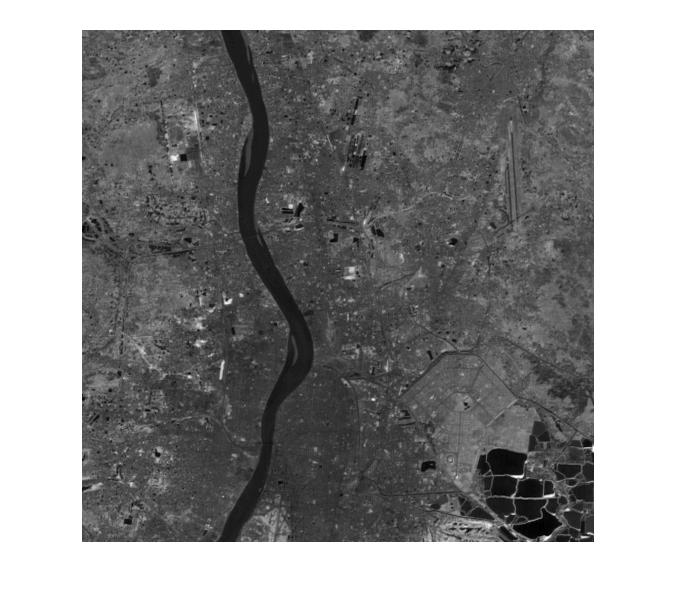
%> input picture AI Assignment_FaceRecog/4.jpg, 676 x 598 px
$ octave Untitled3.m   (GNU Octave 9; MATLAB toolbox functions it lacks are replaced by stand-ins)
%> lines starting %> are read from the running program, lines starting %| are printed output that depends on the picture
I = double(imread('4.jpg'));
%> I: size 598x676x3 double; min 0, max 255, mean 141; mean of the top-left, top-right, bottom-left and bottom-right quarters 135.8, 140.9, 142.2, 145.3
X = reshape(I,size(I,1)*size(I,2),3);
coeff = pca(X);
%> coeff = [0.577 0.816 -5.47e-13; 0.577 -0.408 0.707; 0.577 -0.408 -0.707]
Itransformed = X*coeff;
Ipc1 = reshape(Itransformed(:,1),size(I,1),size(I,2));
Ipc2 = reshape(Itransformed(:,2),size(I,1),size(I,2));
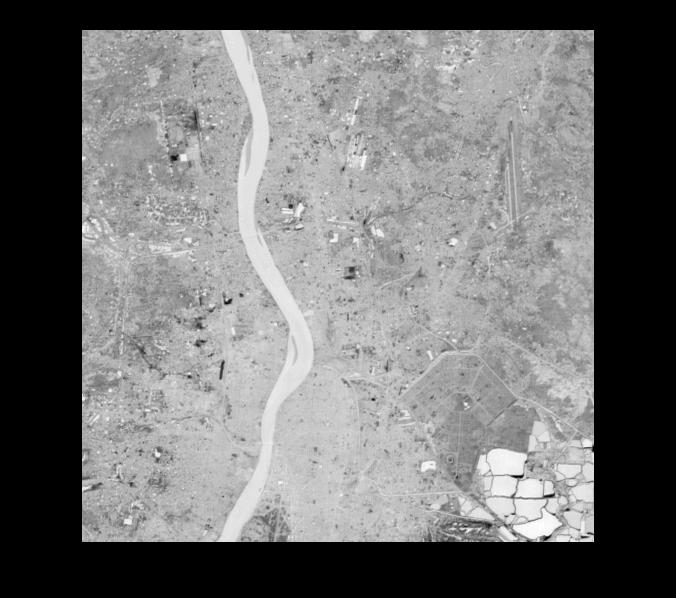
%> Ipc2: size 598x676 double; min -6.7e-10, max 0, mean -3.71e-10; drawn with min black and max white
Ipc3 = reshape(Itransformed(:,3),size(I,1),size(I,2));
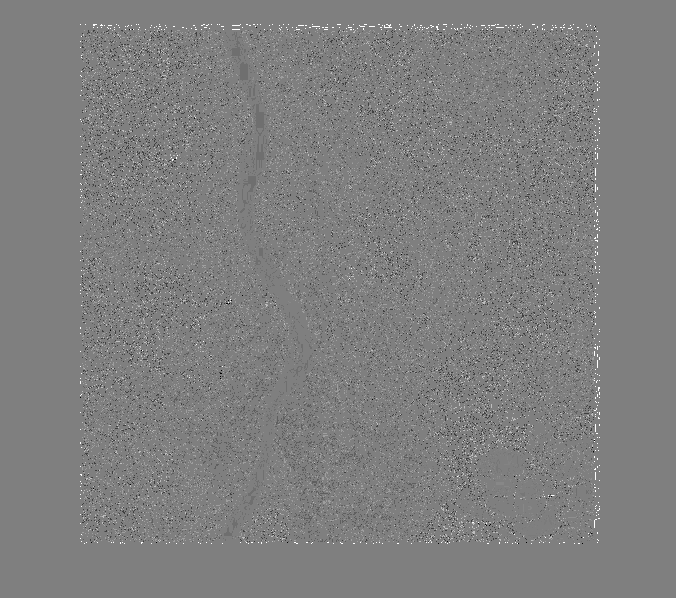
%> Ipc3: size 598x676 double; min -2.84e-14, max 2.84e-14, mean -9.48e-18; drawn with min black and max white
%Ipc4 = reshape(Itransformed(:,4), size(I,1), size(I,2));
figure, imshow(Ipc1,[]);
figure, imshow(Ipc2,[]);
figure, imshow(Ipc3,[])

% [30 lines of commented-out code are left out]

$ run again, with AI Assignment_FaceRecog/1.jpg copied over AI Assignment_FaceRecog/4.jpg
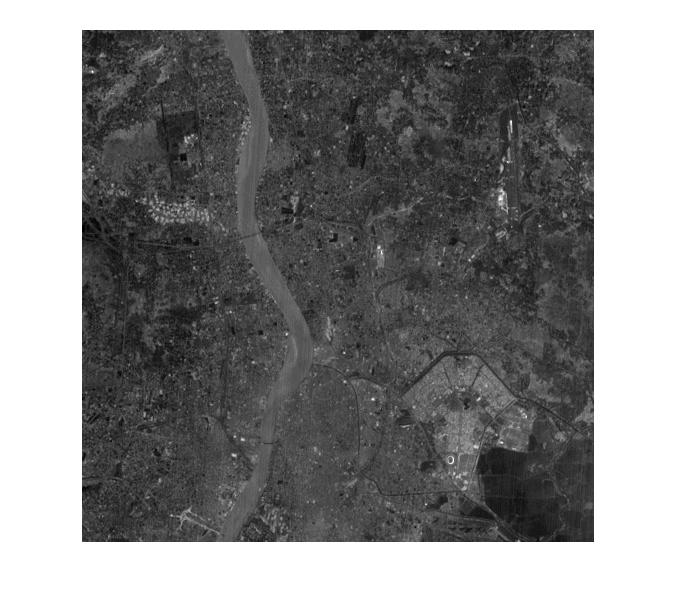
%> input picture AI Assignment_FaceRecog/1.jpg, 676 x 598 px
%> coeff = [0.577 0.816 -1.44e-12; 0.577 -0.408 -0.707; 0.577 -0.408 0.707]
%> `Ipc2 = reshape(Itransformed(:,2),size(I,1),size(I,2));`:
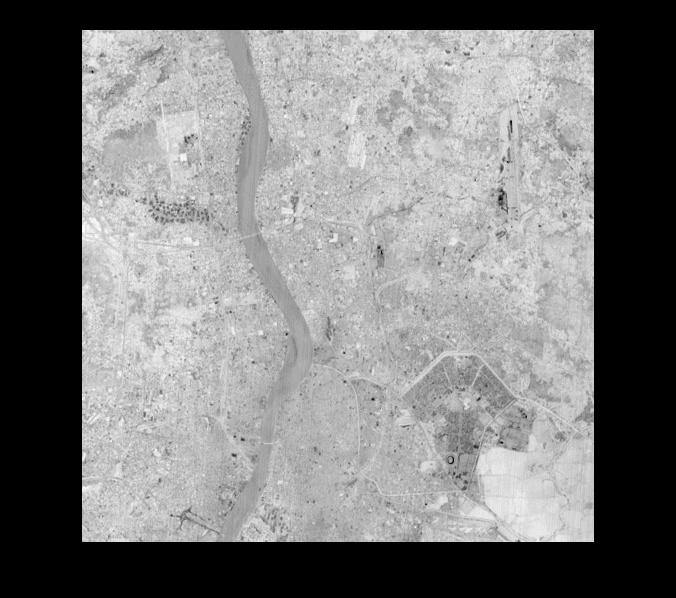
%> Ipc2: size 598x676 double; min -9.44e-10, max 0, mean -4.92e-10; drawn with min black and max white
%> `Ipc3 = reshape(Itransformed(:,3),size(I,1),size(I,2));`:
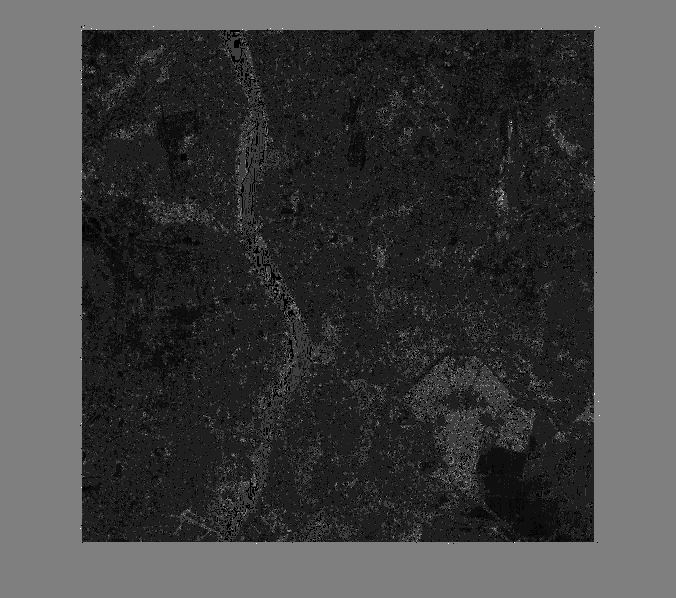
%> Ipc3: size 598x676 double; min 0, max 5.68e-14, mean 1.49e-14; drawn with min black and max white
